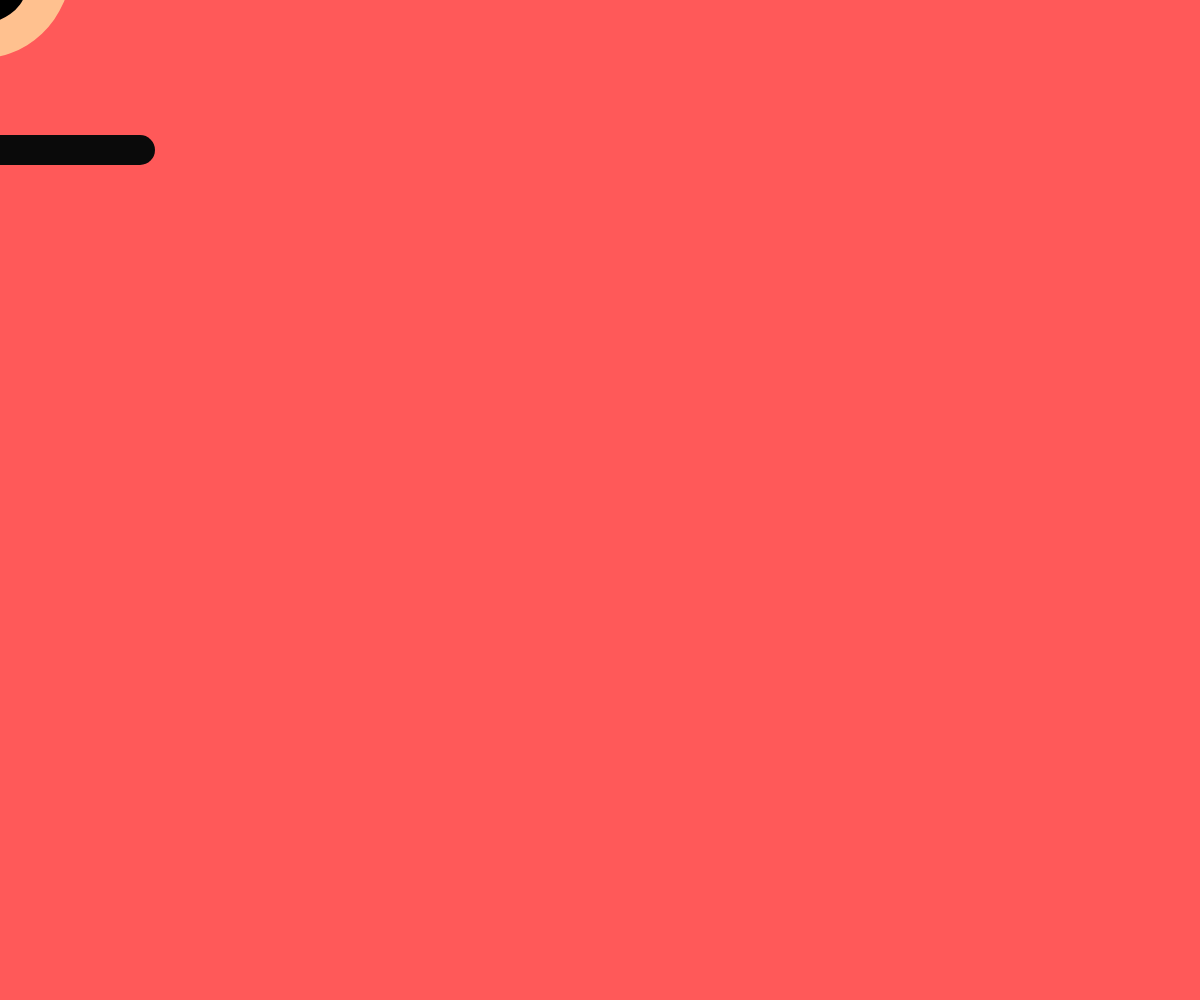
Frame 1 (no input)
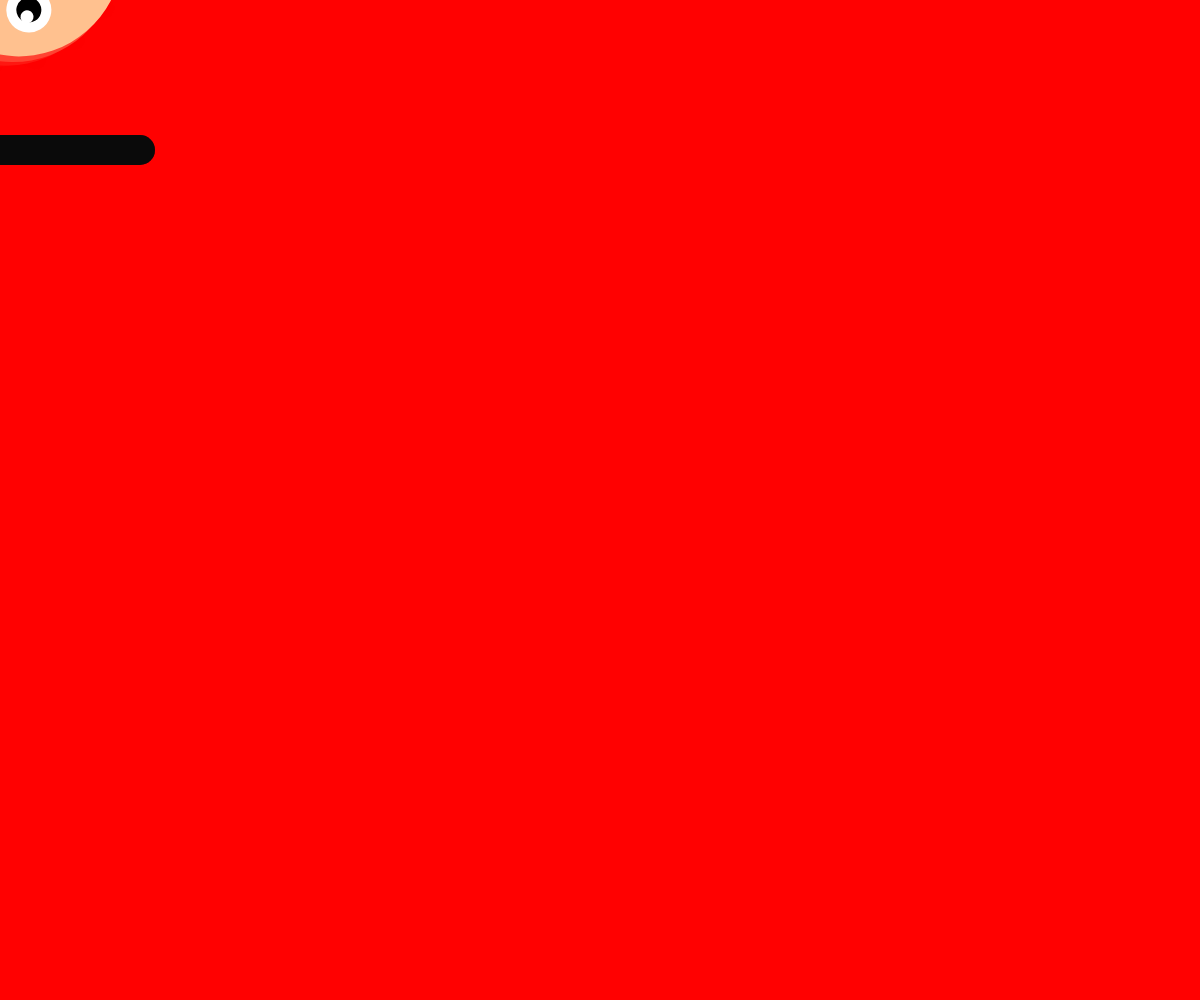
Frame 60 (no input)
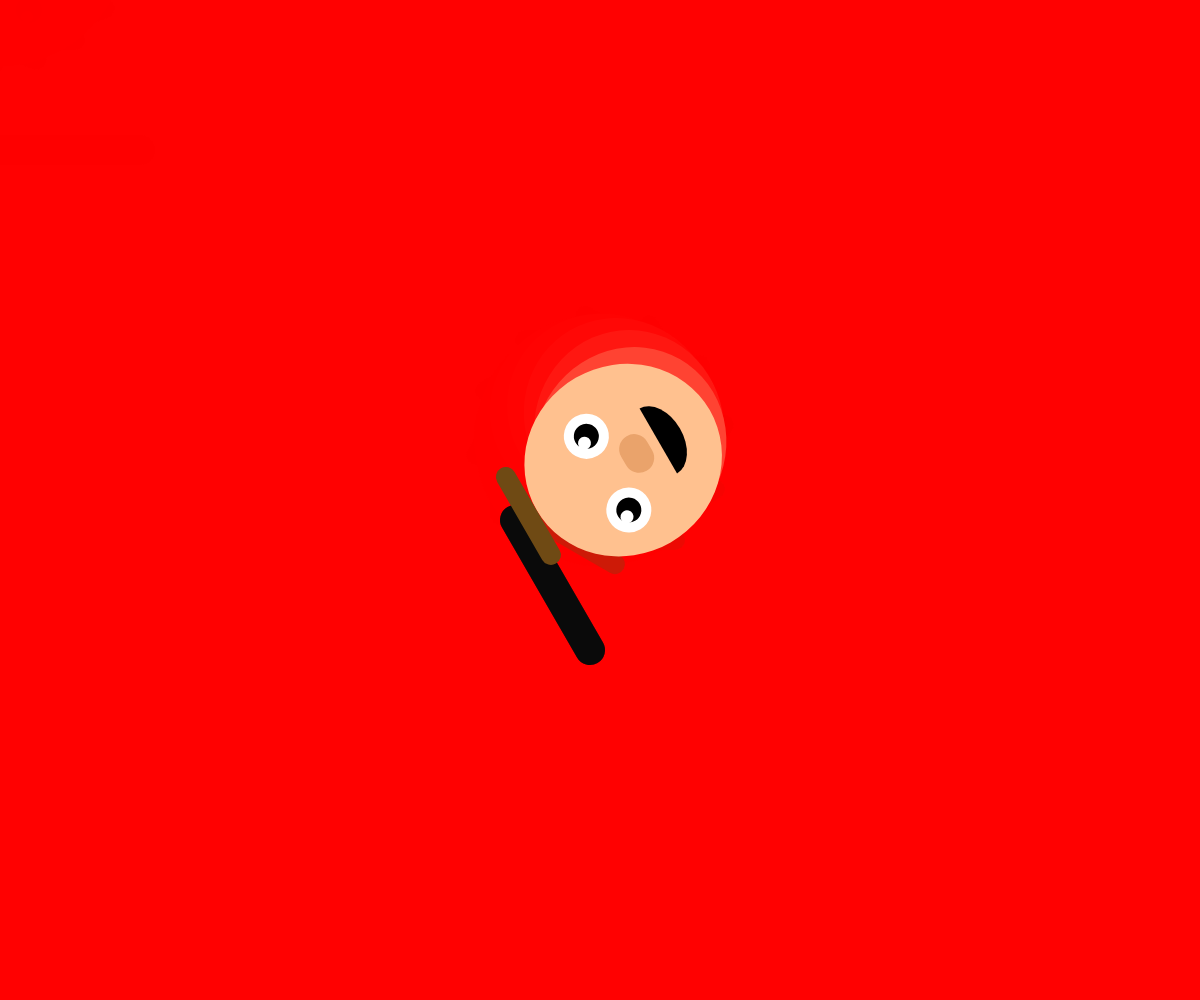
Frame 120 (the mouse pressed at the canvas centre since frame 60)

The p5.js sketch that drew these frames (run headless with seeded random() and noise() and a simulated clock; from frame 60 on, the mouse is pressed at the canvas centre):

// p5.js sketch
// ── sketch.js

//************************************//
// Head Being hit by Paddle
//***********************************//
// setup function
function setup(){

//creating the canvas to draw on
  createCanvas( windowWidth, windowHeight );
}


var headAngle = 0;
var headRotationRate = 0;
var armAngle = 0;
var headwidth = 80;
var headHeight = 40;


function draw(){
/**********************************/
/* MAIN SANDBOX */
/**********************************/
// erase every frame
background('rgba(255, 0, 0, 0.65)');
//turn the cursor off
noCursor();

// Updating the Values
//Base head rotation rate on mouseY pos
headRotationRate = ( mouseY * 0.1) - 20;
//update head angle
// equal itself and headRotationRate
headAngle = headAngle + headRotationRate;
// set the arm to spin
armAngle = armAngle - 3;

/*********************************/
/* BODY PERSON SANBOX */
/*********************************/
/*********************************/
/* paddle */
/*********************************/
push();
// make the person follow the mouse
translate( mouseX, mouseY );
 push();
//paddle
strokeWeight( 30 );
stroke( 10 );
//draw paddle
push();
//move the center to rotate
translate(-10, 150 );
//rotate based on mouseX position
rotate( radians( mouseX) );
//draw paddle
line( 0, 0, 150, 0);
fill( 'rgb(255, 176, 59)' );
noStroke();

pop();





pop(); //paddle end



/*********************************/
/* HEAD */
/*********************************/
push();
noStroke();

translate( 0,-60);

fill( '#FFC18F');
//move center
//rotate head
rotate( radians(headAngle) );
//head
ellipse(-29,10,190,200);

//mouth
fill( 0 );
arc(
  -30,
50,
  75,
  50,
  radians(360),
  radians(180),
PIE
);

//nose

noStroke();
fill('#EAA36B');
rect(-50,10,40,30,20)

//left eyes
push();
translate( -50, -50 );

stroke('#fff');
strokeWeight(5);
fill('000');
ellipse( -25, 40, 40, 40);



stroke('#fff');
strokeWeight(5);
fill('black');
ellipse( -25, 40, 30, 30);

noStroke();
strokeWeight(5);
fill('#fff');
ellipse( -30, 35, 13, 13 );


pop();
// Right eye

push();
translate( 35, -50 );

stroke('#fff');
strokeWeight(5);
fill('000');
ellipse( -25, 40, 40, 40);



stroke('#fff');
strokeWeight(5);
fill('black');
ellipse( -25, 40, 30, 30);

noStroke();
strokeWeight(5);
fill('#fff');
ellipse( -30, 35, 13, 13 );
 //Hair

stroke('#6F4A14');
strokeWeight(20);
noFill();
arc( -65, 45, 180, 180, PI, PI);
line(-110, -50, -20, -50, 60, -50 );




pop();  //Head End



pop();

}
